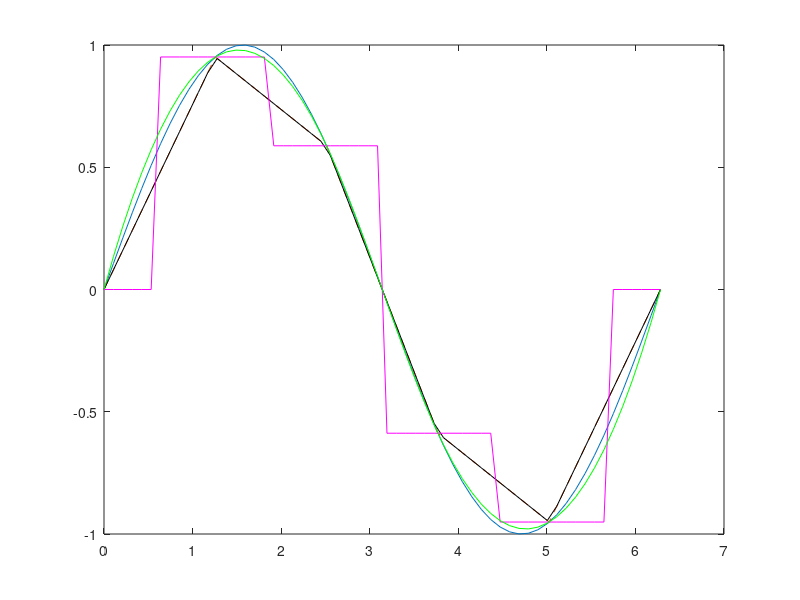

Write the MATLAB code that produced this figure. (Note: this script raises an error after producing the figure.)
%
% INTERPOLATION
% ------------------------
%
% (to refresh your memory about interpolation
%  maybe you'd like to browse this wikipedia entry:
%  https://en.wikipedia.org/wiki/Interpolation )
%


%
% Matlab's function 'interp1' receives as input
% x and y values of functions at certain locations,
% and it interpolates them to get the values in other
% locations that are specified. Methods of interpolation
% go from 'nearest neighbor', through 'linear interpolation'
% to 'cubic interpolation'.
%

doc interp1

%
% Let's calulate the sine function at 60 points between
% 0 and 2*pi.
%

x1 = linspace(0,2*pi,60);

%
% Let's also sample this function at a much coarser
% sampling - only six points on the same interval.
%

x2 = linspace(0,2*pi,6);

%
% First, let's see the nice plot, of the fine sampling.
%

plot (x1,sin(x1))
hold

%
% Now let's see the coarse sampling. The function 'plot'
% simply connects the points with straight lines.
%

plot (x2,sin(x2),'--')

%
% Now let's interpolate. The function interp1
% gets the available points (here, the six points)
% and then the new x points where the function should
% be interpolated. By default the interpolation
% method is 'linear', i.e., straight lines simply connect
% the points.
%

z2 = interp1(x2,sin(x2),x1,'linear');
plot (x1,z2,'k')


%
% 'Nearest neighbor' interpolation simply takes the
% value of the nearest point (along x diretion).
%
u2 = interp1(x2,sin(x2),x1,'nearest');
plot (x1,u2,'m')

%
% 'Spline interpolation' connects the points with
% polynomials so that both the function and its
% derivatives are continuous. It's very good
% for very well-behaved, 'smooth' functions.
%

s2 = interp1(x2,sin(x2),x1,'spline');
plot(x1,s2,'g')


%
% Another example for interpolation - the human 
% hearing threshold as a function of the frequency
%
% The script spl_freq.m (attached) defines the
% minimum sound pressure level that the human
% ear is sensitive to. Hz - frequencies (in Hertz)
% spl - minimal sound pressure level.
%
spl_freq

plot (Hz,spl,'o-')

%
% Because of the nature of the x-axis data, it is
% better to use logarithmic scale only on this axis.
% this is obtained by plotting with semilogx instead
% of 'plot'. 
%

semilogx (Hz,spl,'o-')


%
% This is a good opportunity to introduce also the function
% 'loglog' which plots in logarithmic scale for both 
% x and y. In this case, since there are negative y values,
% it will 'protest' that it can't calculate all locations.
% 

loglog(Hz,spl,'-o');

%
% Back to semilogx
%

semilogx (Hz,spl,'o-')

%
% If we want to estimate the value of SPL at the
% frequency 2500 Hz, we can interpolate:
% (By the way, the notation 2.5e3 means 2.5*10^3)
%

interp1(Hz,spl,2500)

%
% We may believe that 'spline' will give a better
% interpolation.
%

interp1(Hz,spl,2500,'spline')

%
% Let's look more closely at the interval 
% between 2000 Hz and 5000 Hz, by interpolating
% at 100 points between those values. Let's 
% compare (visually) linear and spline interpolation.
%

Hzi = linspace(2000,5000);
spli = interp1(Hz,spl,Hzi,'spline');
hold
semilogx (Hzi,spli,'--r')

%
% Now we can estimate where the smallest
% point is. Obviously, the accuracy of the value
% we get depends on how much the interpolation
% is accurate.
%

min(spli)

%
% Usually we think of the function 'min' as such
% that simply gives us the value of 'y' at the minimum.
% It only goes over the vector it gets as input and
% finds the smallest one (no interpolation).
%
% However, if we supply it with two output arguments,
% the second one will be the index of the minimum in the
% vector.
%

doc min
[spl_min,ii] = min(spli)

%
% 'ii' is not the x (in this case Hzi) value, but the location
% in the vector ('index').
%

Hzi(ii)

%
% SORTING and FIND
% -------------
%
% Sorting is the action of rearranging the numbers in a 
% vector either in ascending or descending order.
% 
% To demonstrate sorting we'll need the function 'randperm'
% This function gets as input a natural number. It outputs 
% a vector with all the natural numbers up to the input value, 
% at a random order (no number repeats itself!).
%
randperm(8)
randperm(8)

x = randperm(8)

%
% The function 'sort' simply sorts the input
% vector in an ascending order.
%

doc sort
xs = sort(x)

%
% We can also sort the numbers in descending order.
%

xs = sort(x,'descend')

%
% If we specify an additional output argument,
% it outputs a vector with the original places 
% of each value in the sorted vector.
%

[xs,is] = sort(x);

%
% If we give 'sort' a matrix, by default it operates 
% along the columns. We can change this with an 
% additional input argument that will specify the
% dimension along which we want to sort.
%

A = [randperm(6)' randperm(6)' randperm(6)' randperm(6)']

sort(A,1)

clear


%
% The function 'find' is applied to a vector and then 
% outputs the indices where the value is not zero
% (actually, where it is a logical 'true')
% Example:
%
doc find

v = [12323 34 4 3  1 -43242 -6 6 0 45 0 -324 0];

find(v)

%
% This will return the indices where it is zero
%
find(v==0)

%
% We can use 'find' to change just the entries in the vector that 
% abides by some law, for example, the negative values:
%

v(find(v<0))*2

%
% If we really want to modify them, we'd rather first use 'find'
% to prepare a vector with all the relevant indices.
%

ind = find(v<0);
v(ind) = v(ind)*2;


